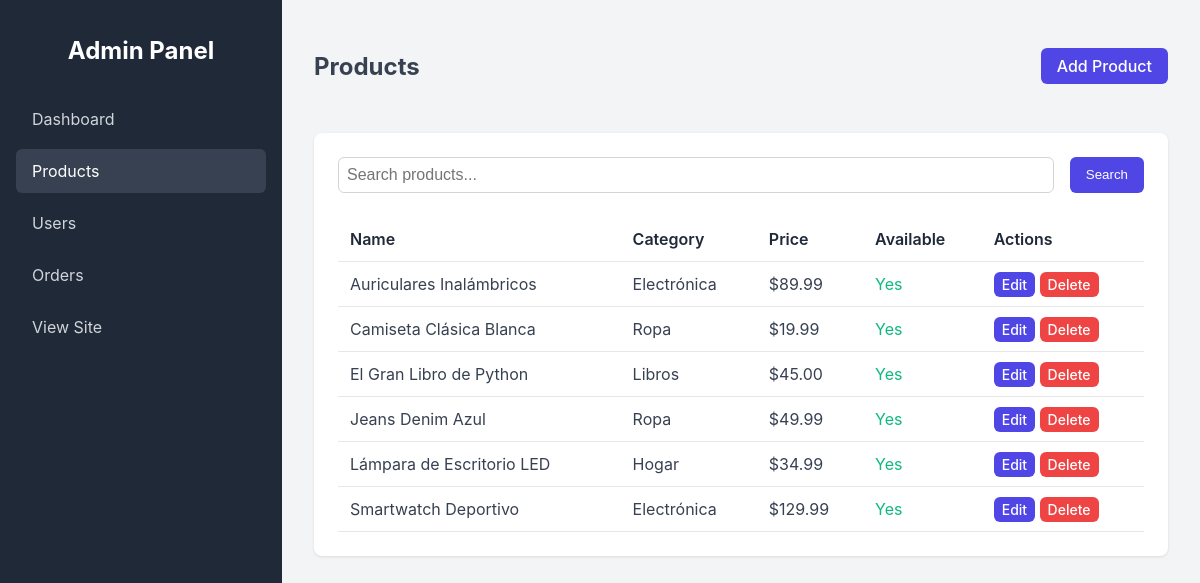
Page /custom-admin/products/ (signed in) on the committed database.
### store/models.py (models this page shows, shortened)
class Product(models.Model):
    category = models.ForeignKey(Category, related_name='products', on_delete=models.CASCADE)
    name = models.CharField(max_length=200)
    slug = models.SlugField(max_length=200)
    image = models.URLField(max_length=500, blank=True)
    description = models.TextField(blank=True)
    price = models.DecimalField(max_digits=10, decimal_places=2)
    available = models.BooleanField(default=True)
    created = models.DateTimeField(auto_now_add=True)
    updated = models.DateTimeField(auto_now=True)
    class Meta:
        ordering = ['name']
        indexes = [
            models.Index(fields=['id', 'slug']),
            models.Index(fields=['name']),
            models.Index(fields=['-created']),
        ]

class Category(models.Model):
    name = models.CharField(max_length=200)
    slug = models.SlugField(max_length=200, unique=True)
    class Meta:
        ordering = ['name']
        indexes = [
            models.Index(fields=['name']),
        ]
        verbose_name = 'category'
        verbose_name_plural = 'categories'
    def __str__(self):
        return self.name

### custom_admin/views.py (the view)
# urls.py: path('products/', views.ProductListView.as_view(), name='product_list'),
@method_decorator(staff_member_required, name='dispatch')
class ProductListView(ListView):
    model = Product
    template_name = 'custom_admin/product/list.html'
    context_object_name = 'products'
    paginate_by = 10
    def get_queryset(self):
        queryset = super().get_queryset()
        query = self.request.GET.get('search')
        if query:
            queryset = queryset.filter(name__icontains=query)
        return queryset

### cart/context_processors.py (called while the page is built)
def cart(request):
    return {'cart': Cart(request)}

### custom_admin/templates/custom_admin/product/list.html (shortened to what this page needs)
{% extends "custom_admin/base.html" %}
{% block content %}
<div class="header">
    <h2>Products</h2>
    <a href="{% url 'custom_admin:product_create' %}" class="btn btn-primary">Add Product</a>
</div>
<div class="card">
    <form method="get" style="margin-bottom: 1.5rem; display: flex; gap: 1rem;">
        <input type="text" name="search" placeholder="Search products..." value="{{ request.GET.search }}">
        <button type="submit" class="btn btn-primary">Search</button>
    </form>
    <table>
        <thead>
            <tr>
                <th>Name</th>
                <th>Category</th>
                <th>Price</th>
                <th>Available</th>
                <th>Actions</th>
            </tr>
        </thead>
        <tbody>
            {% for product in products %}
            <tr>
                <td>{{ product.name }}</td>
                <td>{{ product.category }}</td>
                <td>${{ product.price }}</td>
                <td>
                    {% if product.available %}
                    <span style="color: var(--success);">Yes</span>
                    {% else %}
                    <span style="color: var(--danger);">No</span>
                    {% endif %}
                </td>
                <td>
                    <a href="{% url 'custom_admin:product_edit' product.id %}" class="btn btn-primary"
                        style="padding: 0.25rem 0.5rem; font-size: 0.875rem;">Edit</a>
                    <a href="{% url 'custom_admin:product_delete' product.id %}" class="btn btn-danger"
                        style="padding: 0.25rem 0.5rem; font-size: 0.875rem;">Delete</a>
                </td>
            </tr>
            {% empty %}
            <tr>
                <td colspan="5" style="text-align: center;">No products found.</td>
            </tr>
            {% endfor %}
        </tbody>
    </table>
</div>
{% endblock %}

### custom_admin/templates/custom_admin/base.html (style rules this page uses)
:root { --primary-color: #4f46e5; --secondary-color: #1f2937; --bg-color: #f3f4f6; --text-color: #374151; --white: #ffffff; --danger: #ef4444; --success: #10b981; }
body { font-family: -apple-system, BlinkMacSystemFont, "Segoe UI", Roboto, "Helvetica Neue", Arial, sans-serif; background-color: var(--bg-color); color: var(--text-color); margin: 0; display: flex; min-height: 100vh; }
.header { display: flex; justify-content: space-between; align-items: center; margin-bottom: 2rem; }
.btn { padding: 0.5rem 1rem; border-radius: 0.375rem; text-decoration: none; font-weight: 500; cursor: pointer; border: none; transition: opacity 0.2s; }
.btn-primary { background-color: var(--primary-color); color: var(--white); }
.btn-danger { background-color: var(--danger); color: var(--white); }
.card { background-color: var(--white); border-radius: 0.5rem; box-shadow: 0 1px 3px rgba(0, 0, 0, 0.1); padding: 1.5rem; margin-bottom: 1.5rem; }
table { width: 100%; border-collapse: collapse; }
th, td { padding: 0.75rem; text-align: left; border-bottom: 1px solid #e5e7eb; }
th { font-weight: 600; color: var(--secondary-color); }
input, select, textarea { width: 100%; padding: 0.5rem; border: 1px solid #d1d5db; border-radius: 0.375rem; font-size: 1rem; }

### rows in the picture
Product: name "Auriculares Inalámbricos", category "Electrónica", price "89.99", available "Yes"
Product: name "Camiseta Clásica Blanca", category "Ropa", price "19.99", available "Yes"
Product: name "El Gran Libro de Python", category "Libros", price "45.00", available "Yes"
Product: name "Jeans Denim Azul", category "Ropa", price "49.99", available "Yes"
Product: name "Lámpara de Escritorio LED", category "Hogar", price "34.99", available "Yes"
Product: name "Smartwatch Deportivo", category "Electrónica", price "129.99", available "Yes"
